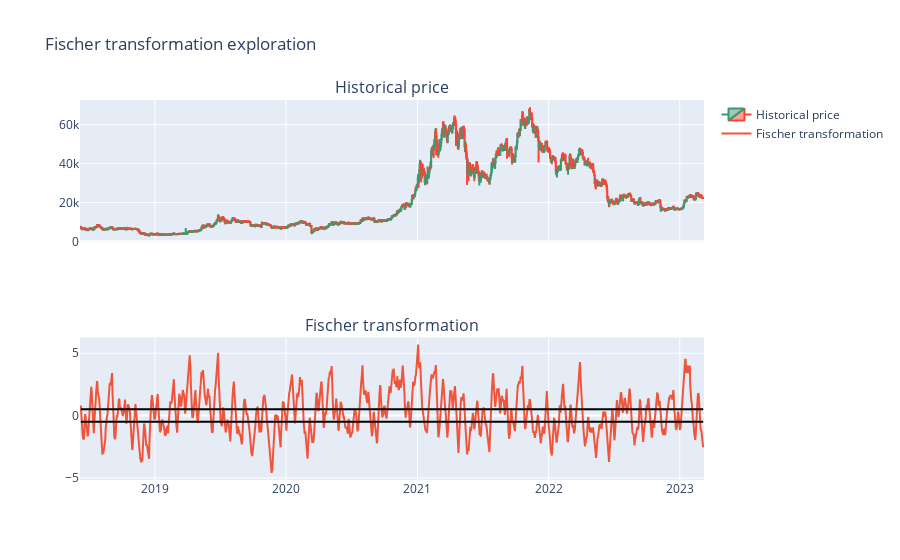

The notebook cell saved with this chart:
### Code cell
fig = make_subplots(
    rows=2,
    cols=1,
    subplot_titles=("Historical price", "Fischer transformation"),
    shared_xaxes=True,
)

fig.add_trace(
    go.Candlestick(
        name="Historical price",
        x=df_BTC.index,
        open=df_BTC["Open"],
        high=df_BTC["High"],
        low=df_BTC["Low"],
        close=df_BTC["Close"],
    ),
    row=1,
    col=1,
)

fig.add_trace(
    go.Scatter(
        name="Fischer transformation",
        x=df_BTC.index,
        y=df_BTC["Fischer10"],
    ),
    row=2,
    col=1,
)
fig.add_shape(
    type="line",
    x0=df_BTC.index[0].strftime("%Y-%m-%d %H:%M:%S"),
    y0=high_threashold,
    x1=df_BTC.index[-1].strftime("%Y-%m-%d %H:%M:%S"),
    y1=high_threashold,
    line={"color": "Black"},
    xref="x",
    yref="y",
    row=2,
    col=1,
)
fig.add_shape(
    type="line",
    x0=df_BTC.index[0].strftime("%Y-%m-%d %H:%M:%S"),
    y0=low_threashold,
    x1=df_BTC.index[-1].strftime("%Y-%m-%d %H:%M:%S"),
    y1=low_threashold,
    line={"color": "Black"},
    xref="x",
    yref="y",
    row=2,
    col=1,
)
fig.update_layout(
    xaxis_rangeslider_visible=False,
    showlegend=True,
    title_text="Fischer transformation exploration",
)
fig.show()

### Figure 1 — Plotly figure (JSON) as saved in the notebook; plotly's stock layout.template omitted (floating-point values rounded to 4 significant figures; data arrays with more than 128 entries replaced by an {"elided": "..."} marker saying what was removed)
{"data": [{"close": {"elided": "1733 float values"}, "high": {"elided": "1733 float values"}, "low": {"elided": "1733 float values"}, "name": "Historical price", "open": {"elided": "1733 float values"}, "type": "candlestick", "x": {"elided": "1733 str values"}, "xaxis": "x", "yaxis": "y"}, {"name": "Fischer transformation", "type": "scatter", "x": {"elided": "1733 str values"}, "xaxis": "x2", "y": {"elided": "1733 float values"}, "yaxis": "y2"}], "layout": {"annotations": [{"font": {"size": 16}, "showarrow": false, "text": "Historical price", "x": 0.5, "xanchor": "center", "xref": "paper", "y": 1, "yanchor": "bottom", "yref": "paper"}, {"font": {"size": 16}, "showarrow": false, "text": "Fischer transformation", "x": 0.5, "xanchor": "center", "xref": "paper", "y": 0.375, "yanchor": "bottom", "yref": "paper"}], "shapes": [{"line": {"color": "Black"}, "type": "line", "x0": "2018-06-09 02:00:00", "x1": "2023-03-07 01:00:00", "xref": "x2", "y0": 0.5, "y1": 0.5, "yref": "y2"}, {"line": {"color": "Black"}, "type": "line", "x0": "2018-06-09 02:00:00", "x1": "2023-03-07 01:00:00", "xref": "x2", "y0": -0.5, "y1": -0.5, "yref": "y2"}], "showlegend": true, "title": {"text": "Fischer transformation exploration"}, "xaxis": {"anchor": "y", "domain": [0, 1], "matches": "x2", "rangeslider": {"visible": false}, "showticklabels": false}, "xaxis2": {"anchor": "y2", "domain": [0, 1]}, "yaxis": {"anchor": "x", "domain": [0.625, 1]}, "yaxis2": {"anchor": "x2", "domain": [0, 0.375]}}}
